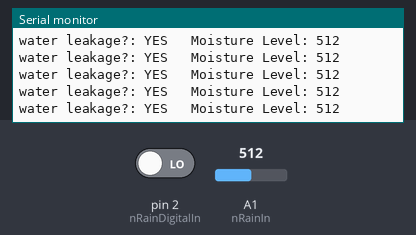
A sketch run on a simulated Arduino Uno, built with avr-gcc and run on an emulated ATmega328P. On the bench: the last lines printed to the serial monitor. The inputs (shaded band) are chosen by the test bench; at power-on: pin 2 (nRainDigitalIn) LOW, A1 (nRainIn) = 512.

Above: at 1.2 s.
1.3 s: pin 2 (nRainDigitalIn) driven HIGH
At 1.56 s:
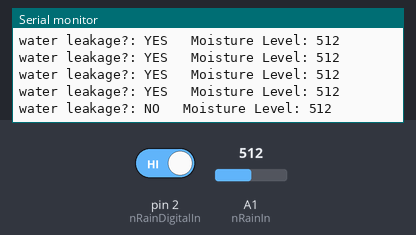
3.3 s: A1 (nRainIn) set to 716
At 3.37 s:
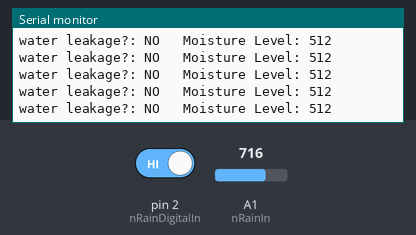
4.8 s: A1 (nRainIn) set to 900
At 4.97 s:
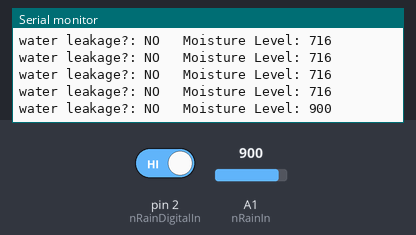
6.3 s: pin 2 (nRainDigitalIn) driven LOW
At 6.57 s:
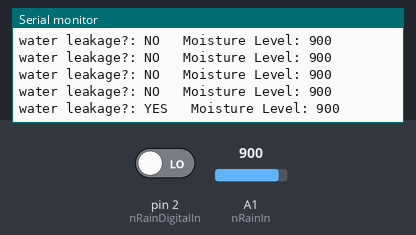
Timing chart, 0 to 8.8 s (numbered marks = the images above; inputs shaded):
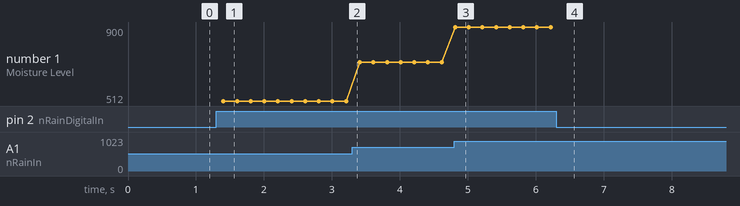

Measured:
- after the input at 1.3 s, the serial monitor: prints a new line after 0.10 s (image 1)
- after the input at 4.8 s, the serial monitor: prints a new line at once (image 3)
- after the input at 6.3 s, the serial monitor: prints a new line after 0.12 s (image 4)
- plotted number 1: 512 → 716 after the input at 3.3 s, 716 → 900 after the input at 4.8 s

The sketch:

water_leakage.ino
```cpp
int nRainIn = A1;
int nRainDigitalIn = 2;
int nRainVal;
boolean bIsRaining = false;
String strRaining;


void setup() {
  Serial.begin(9600);
  pinMode(2,INPUT);
}
void loop() {
  nRainVal = analogRead(nRainIn);
  bIsRaining = !(digitalRead(nRainDigitalIn));

  if(bIsRaining){
    strRaining = "YES";
  }
  else{
    strRaining = "NO";
  }

  Serial.print("water leakage?: ");
  Serial.print(strRaining);
  Serial.print("\t Moisture Level: ");
  Serial.println(nRainVal);

  delay(200);

}
```
